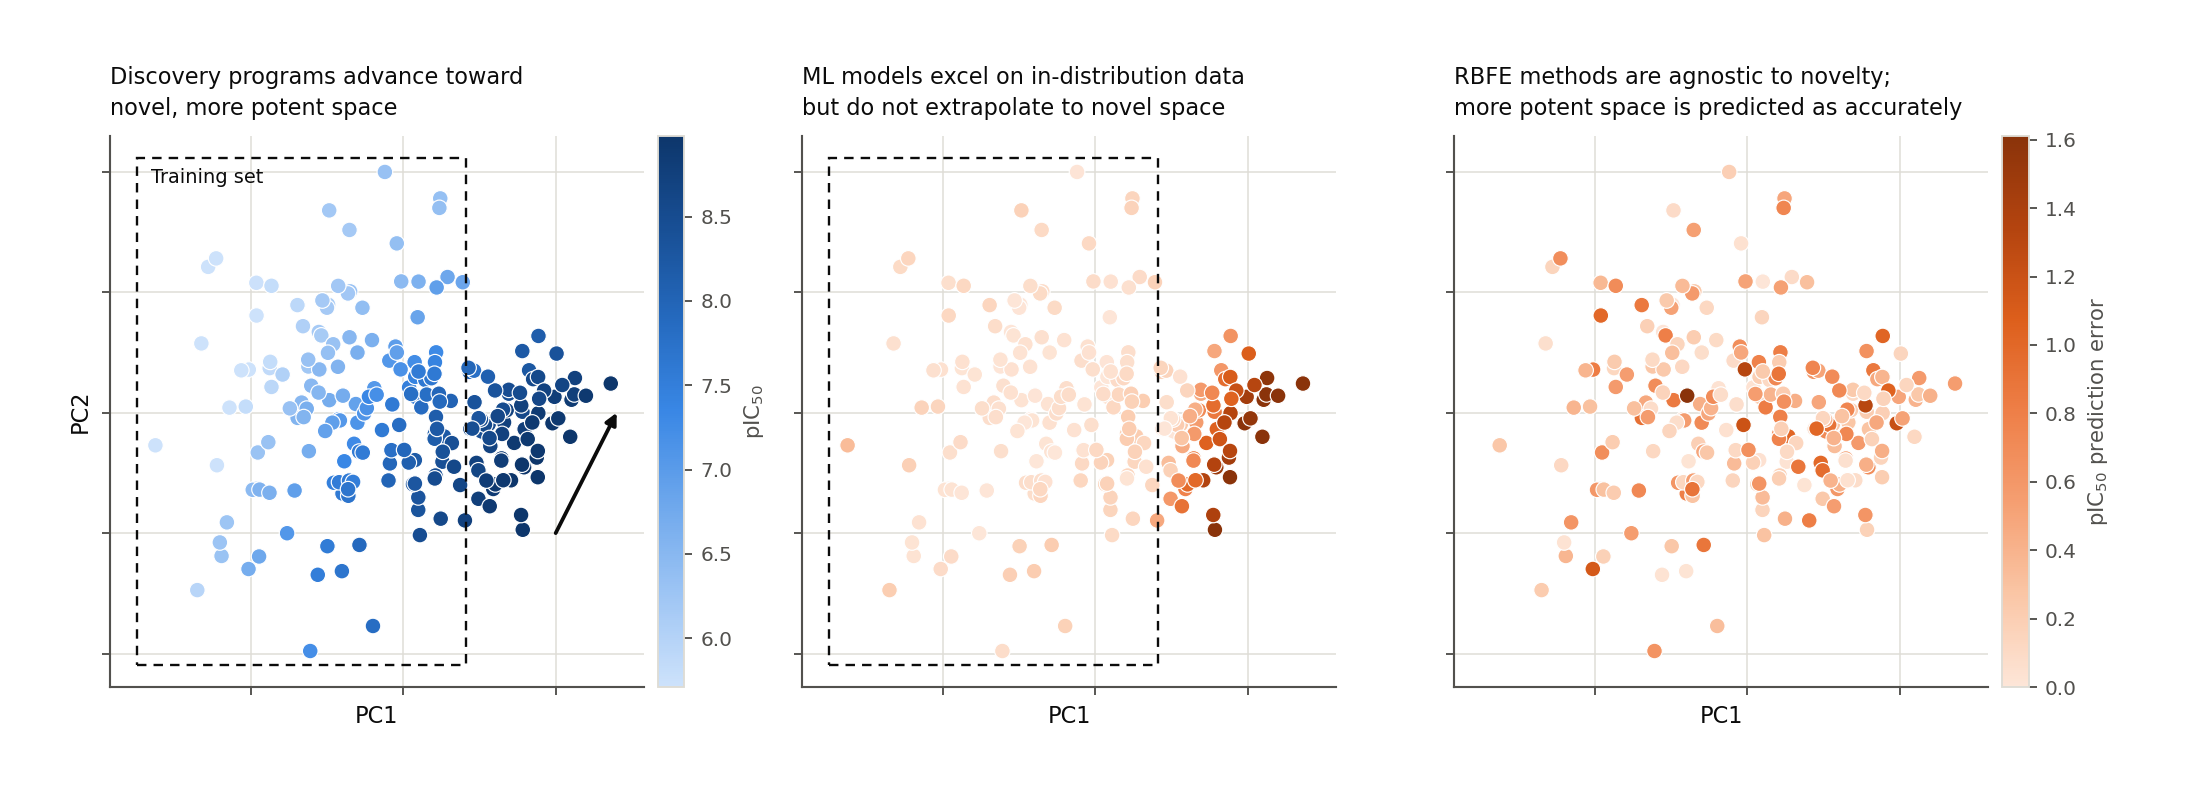

Here is the Python script that generated this plot:
"""Chemical space, coloured by potency and then by each model's error.

One PCA map drawn three times: what the potency actually is, where the ML model gets
it wrong, and where RBFE gets it wrong. The rectangle marks the chemistry the ML model
was trained on; RBFE has no such box, which is the point of the figure.
"""

import matplotlib as mpl
import matplotlib.pyplot as plt
import pathlib

import numpy as np
from matplotlib.colors import LinearSegmentedColormap
from matplotlib.patches import Rectangle

import toy_data as td

HERE = pathlib.Path(__file__).resolve().parent

# --- Design tokens --------------------------------------------------------------
SURFACE = "#fcfcfb"
INK = "#0b0b0b"
INK_2 = "#52514e"
GRID = "#dedcd5"

#: Sequential ramps: blue is the default magnitude hue, orange the second context.
BLUES = LinearSegmentedColormap.from_list("blues", [
    "#cde2fb", "#9ec5f4", "#6da7ec", "#3987e5", "#256abf", "#184f95", "#0d366b"])
ORANGES = LinearSegmentedColormap.from_list("oranges", [
    "#fde6d8", "#fac6a6", "#f59f72", "#ee7f48", "#dd5f1c", "#b4440f", "#8a330a"])

#: PC1 carries more variance than PC2; both are scaled to a comparable display range
#: so the map reads as a square and one tick set serves both axes.
PC_DISPLAY_SCALE = 3.2
TICKS = [-10, -5, 0, 5, 10]
#: Padding between the outermost marks and the axes, in display units.
LIMIT_PAD = 0.9

mpl.rcParams.update({
    "figure.facecolor": SURFACE, "axes.facecolor": SURFACE, "savefig.facecolor": SURFACE,
    "font.family": "DejaVu Sans", "text.color": INK, "axes.labelcolor": INK,
    "axes.edgecolor": GRID, "xtick.color": INK_2, "ytick.color": INK_2,
    "axes.titlecolor": INK, "font.size": 10,
})


def training_bounds(pc, train_mask, pad=0.6):
    """(x0, y0, x1, y1) enclosing the training compounds, with breathing room."""
    tr = pc[train_mask]
    x0, y0 = tr.min(0) - pad
    x1, y1 = tr.max(0) + pad
    return x0, y0, x1, y1


def training_box(bounds):
    x0, y0, x1, y1 = bounds
    return Rectangle((x0, y0), x1 - x0, y1 - y0, facecolor="none",
                     edgecolor=INK, linewidth=1.0, linestyle=(0, (4, 3)), zorder=5)


def main(out=str(HERE / "fig1_chemical_space.png")):
    data = td.build()
    pc = data["scores"] / data["scores"].std(0) * PC_DISPLAY_SCALE
    tr = data["train_mask"]

    err_ml = np.abs(data["ml"] - data["truth"])
    err_rbfe = np.abs(data["fep"] - data["truth"])
    emax = float(np.quantile(np.concatenate([err_ml, err_rbfe]), 0.98))

    # Saturate the top and bottom few percent so the potent cluster separates clearly
    # from the body of the series instead of sitting mid-ramp.
    plo, phi = np.quantile(data["truth"], [0.04, 0.96])
    bounds = training_bounds(pc, tr)
    arrow_tail, arrow_head = (5.0, -5.0), (7.0, 0.0)

    # Crop to the marks themselves rather than a round symmetric window.
    xlim = (min(pc[:, 0].min(), bounds[0]) - LIMIT_PAD,
            max(pc[:, 0].max(), bounds[2], arrow_head[0]) + LIMIT_PAD)
    ylim = (min(pc[:, 1].min(), bounds[1]) - LIMIT_PAD,
            max(pc[:, 1].max(), bounds[3]) + LIMIT_PAD)

    fig = plt.figure(figsize=(12.9, 4.7))
    gs = fig.add_gridspec(1, 9, wspace=0.0,
                          width_ratios=[1, 0.025, 0.05, 0.22, 1, 0.22, 1, 0.025, 0.05])
    ax0 = fig.add_subplot(gs[0])
    axes = [ax0,
            fig.add_subplot(gs[4], sharex=ax0, sharey=ax0),
            fig.add_subplot(gs[6], sharex=ax0, sharey=ax0)]
    caxes = [fig.add_subplot(gs[2]), None, fig.add_subplot(gs[8])]
    panels = [
        (data["truth"], BLUES, plo, phi, "Discovery programs advance toward\nnovel, more potent space",
         True, "pIC$_{50}$"),
        (err_ml, ORANGES, 0.0, emax,
         "ML models excel on in-distribution data\nbut do not extrapolate to novel space",
         True, None),
        (err_rbfe, ORANGES, 0.0, emax,
         "RBFE methods are agnostic to novelty;\nmore potent space is predicted as accurately",
         False, "pIC$_{50}$ prediction error"),
    ]

    for ax, cax, (values, cmap, vmin, vmax, label, show_box, bar) in zip(
            axes, caxes, panels):
        if show_box:
            ax.add_patch(training_box(bounds))
        sc = ax.scatter(pc[:, 0], pc[:, 1], c=values, cmap=cmap, vmin=vmin, vmax=vmax,
                        s=44, edgecolor="white", linewidth=0.5, zorder=3)

        if cax is not None:
            cb = fig.colorbar(sc, cax=cax)
            cb.set_label(bar, fontsize=9, color=INK_2)
            cb.ax.tick_params(labelsize=8.5, color=INK_2)
            cb.outline.set_edgecolor(GRID)

        ax.set_title(label, fontsize=9.5, fontweight="medium", loc="left", pad=9,
                     linespacing=1.4)
        ax.set_xlabel("PC1", fontsize=9.5)
        ax.set_xticks(TICKS)
        ax.set_yticks(TICKS)
        ax.set_xlim(*xlim)
        ax.set_ylim(*ylim)
        ax.grid(True, color=GRID, linewidth=0.7, alpha=0.9)
        ax.set_axisbelow(True)
        for side in ("top", "right"):
            ax.spines[side].set_visible(False)
        for side in ("bottom", "left"):
            ax.spines[side].set_visible(True)
            ax.spines[side].set_color(INK_2)
            ax.spines[side].set_linewidth(0.9)

    for ax in axes:
        ax.tick_params(labelbottom=False, labelleft=False)
    axes[0].set_ylabel("PC2", fontsize=9.5)
    axes[0].text(bounds[0] + 0.45, bounds[3] - 0.45, "Training set", fontsize=8.2,
                 color=INK, ha="left", va="top", zorder=6)

    # The direction a programme actually travels through this space.
    axes[0].annotate("", xy=arrow_head, xytext=arrow_tail,
                     arrowprops=dict(arrowstyle="-|>", color=INK, lw=1.6,
                                     shrinkA=0, shrinkB=0), zorder=6)
    fig.subplots_adjust(left=0.05, right=0.925, top=0.83, bottom=0.14)
    # Transparent ground: the figure drops onto whatever the post's background is.
    # The SURFACE rcParams above still set the on-screen axes face, which is what the
    # colourbars and the training-set box are composed against.
    fig.savefig(out, dpi=170, transparent=True)
    print(f"wrote {out}")


if __name__ == "__main__":
    main()
